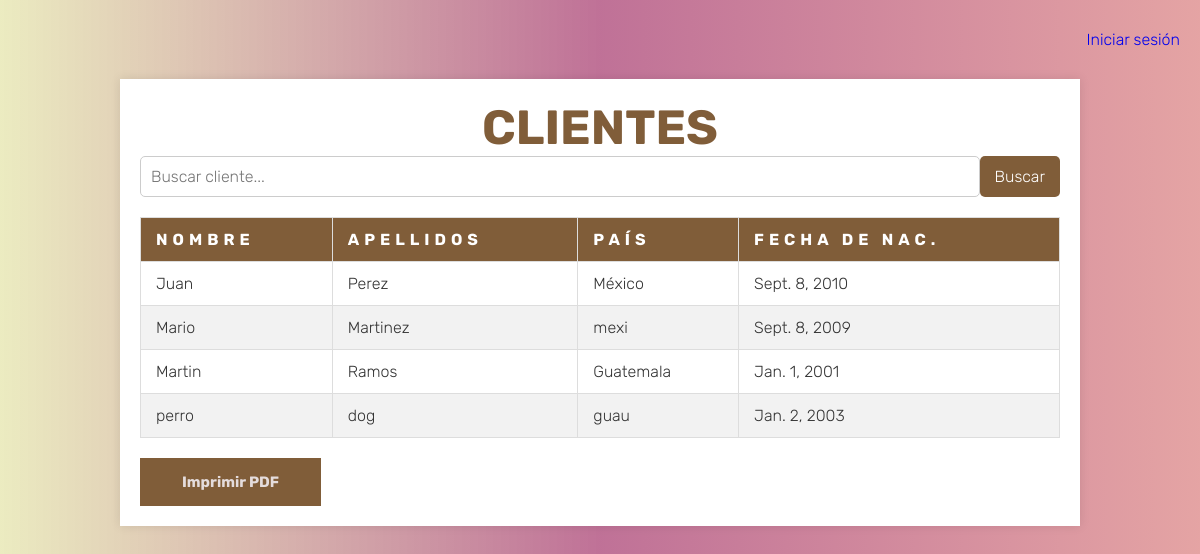
/clientes/, run on the app's committed database.
### clientes/models.py (models this page shows, shortened)
class Cliente(models.Model):
    nombre = models.CharField(max_length=100)
    apellidos = models.CharField(max_length=100)
    pais = models.CharField(max_length=100,  null=True, blank=True)
    fecha_nac = models.DateField()
    foto = models.ImageField(upload_to='clientes_fotos/', blank=True, null=True)

### clientes/views.py (the view)
# urls.py: path('', views.cliente_list, name='cliente_list'),
def cliente_list(request):
    query = request.GET.get("q")  # Obtén el término de búsqueda de los parámetros de URL
    if query:
        clientes = Cliente.objects.filter(
            Q(nombre__icontains=query) | Q(apellidos__icontains=query)
        )
    else:
        clientes = Cliente.objects.all()
    return render(request, 'clientes/cliente_list.html', {'clientes': clientes})

### clientes/templates/clientes/cliente_list.html (shortened to what this page needs)
<!DOCTYPE html>
<html lang="es">
<head>
    {% load static %}
    <link rel="stylesheet" type="text/css" href="{% static 'clientes/styles.css' %}">
</head>
<body>
    <header>
        <div class="navbar">
            {% if user.is_authenticated %}
                <a href="{% url 'logout' %}">Cerrar sesión</a>
            {% else %}
                <a href="{% url 'login' %}">Iniciar sesión</a>
            {% endif %}
        </div>
    </header>
    <div class="container">
        <h1>Clientes</h1>
        <form  class="search" method="GET" action="{% url 'cliente_list' %}">
            <input type="text" name="q" placeholder="Buscar cliente...">
            <button type="submit">Buscar</button>
        </form>
        <table class="clientes-table">
            <thead>
                <tr>
                    <th>Nombre</th>
                    <th>Apellidos</th>
                    <th>País</th>
                    <th>Fecha de Nac.</th>
                </tr>
            </thead>
            <tbody>
            {% for cliente in clientes %}
                <tr>
                    <td>{{ cliente.nombre }}  </td> <td>{{ cliente.apellidos }}</td>  <td>{{ cliente.pais }}</td>  <td>{{ cliente.fecha_nac }}</td>
                </tr>
                {% empty %}
                <tr>
                    <td colspan="4">No se encontraron resultados.</td>
                </tr>
            {% endfor %}
            </tbody>
        </table>
        <a href="{% url 'generar_pdf_clientes' %}?q={{ request.GET.q }}" class="btn" target="_blank">Imprimir PDF</a>
    </div>
</body>
</html>

### clientes/static/clientes/styles.css (style rules this page uses)
* { margin: 0; padding: 0; border: none; box-sizing: border-box; list-style: none; text-decoration: none; scroll-behavior: smooth; font-family: 'Rubik'; }
:root { --text-color: #000000; --bg-color: #000; --main-color: #805d39; --p-font: 1rem; --h2-font: 3rem; --h1-font: 6rem; }
body { color: var(--text-color); background: var(--bg-color); background: linear-gradient(to left, rgba(211, 103, 103, 0.6), rgba(149, 19, 82, 0.6), rgba(190,190,48, 0.3) ); }
.navbar { display: flex; justify-content: flex-end; margin: 10px auto; padding: 20px; }
h1 { width: 100%; text-align: center; color: var(--main-color); text-transform: uppercase; font-size: var(--h2-font); font-family: 'Rubik'; }
.btn { display: inline-block; padding: 13px 40px; background: var(--main-color); color: #e4dcdc; font-size: 15px; font-weight: 600; cursor: pointer; border: 2px solid transparent; }
.container { width: 80%; margin: 10px auto; padding: 20px; background-color: white; box-shadow: 0 0 10px rgba(0, 0, 0, 0.1); }
.clientes-table { width: 100%; border-collapse: collapse; margin-bottom: 20px; font-size: var(--p-font); }
.clientes-table thead { background-color: var(--main-color); color: white; letter-spacing: 5px; }
.clientes-table th, .clientes-table td { padding: 12px 15px; text-align: left; border: 1px solid #ddd; }
.clientes-table th { font-weight: bold; text-transform: uppercase; }
.clientes-table tbody tr:nth-child(even) { background-color: #f2f2f2; }
.clientes-table td { color: #333; }
form.search { display: flex; justify-content: center; flex-direction: row; }
form { display: flex; flex-direction: column; }
input { padding: 10px; margin-bottom: 20px; border: 1px solid #ccc; border-radius: 5px; font-size: 16px; width: 100%; box-sizing: border-box; transition: border-color 0.3s ease; }
button { padding: 10px 15px; background-color: var(--main-color); border: none; border-radius: 5px; color: white; font-size: 16px; cursor: pointer; margin-bottom: 20px; transition: background-color 0.3s ease; }

### data on the page
Cliente: nombre "Juan", apellidos "Perez", pais "México", fecha_nac "Sept. 8, 2010"
Cliente: nombre "Mario", apellidos "Martinez", pais "mexi", fecha_nac "Sept. 8, 2009"
Cliente: nombre "Martin", apellidos "Ramos", pais "Guatemala", fecha_nac "Jan. 1, 2001"
Cliente: nombre "perro", apellidos "dog", pais "guau", fecha_nac "Jan. 2, 2003"
